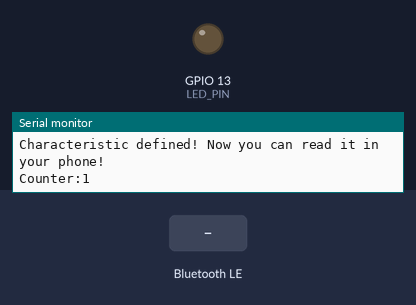
A sketch run on a simulated ESP32. Parts: output pins drawn as LEDs (lit = HIGH), the last lines printed to the serial monitor. Inputs (shaded band) come from the test bench. Nothing arrives over Bluetooth unless stated; a phone connects over Bluetooth LE 3 s after start.

Above: at 1.2 s.
1.3 s: Bluetooth LE write "1" received
At 2.1 s:
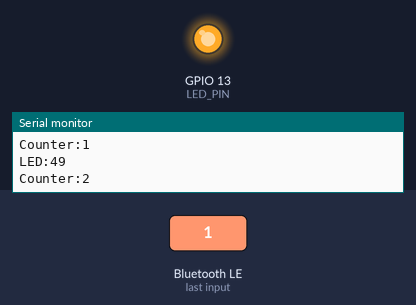
Timing chart, 0 to 4.3 s (numbered marks = the images above; inputs shaded):
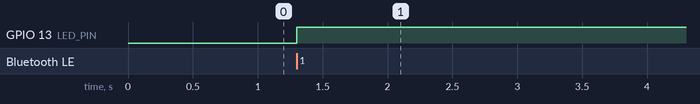

Measured:
- after the input at 1.3 s, GPIO 13 (LED_PIN): LOW → HIGH at once

The sketch:

BLE_server_ESP32.ino
```cpp
/*
    Based on Neil Kolban example for IDF: https://github.com/nkolban/esp32-snippets/blob/master/cpp_utils/tests/BLE%20Tests/SampleServer.cpp
    Ported to Arduino ESP32 by Evandro Copercini
    updates by chegewara
*/

#include <BLEDevice.h>
#include <BLEUtils.h>
#include <BLEServer.h>
#include <BLE2902.h>

// See the following for generating UUIDs:
// https://www.uuidgenerator.net/

#define LIGHT_BASE_UUID                  "6a9d6db8-7dbe-4ae1-a5bc-b4e55a2d73d"
#define LIGHT_SERVICE_UUID               LIGHT_BASE_UUID "0"
#define LED_CHARACTERISTIC_UUID          LIGHT_BASE_UUID "1"
#define COUNTER_CHARACTERISTIC_UUID      LIGHT_BASE_UUID "2"


#define LED_PIN 13

uint16_t counterValue=0;
BLECharacteristic* pCOUNTERCharacteristic = NULL;


class LEDCallbacks: public BLECharacteristicCallbacks {
    void onWrite(BLECharacteristic *pCharacteristic) {
        uint8_t value = *pCharacteristic->getData();
        if (value > 0) {
          digitalWrite(LED_PIN, HIGH);
        }else{
          digitalWrite(LED_PIN, LOW);
          }
        Serial.print("LED:");
        Serial.println(value);
    }
};


void setup() {
  Serial.begin(115200);
  pinMode(LED_PIN, OUTPUT);
  Serial.println("Starting BLE work!");

  BLEDevice::init("ESP32_Cosmin");
  BLEServer *pServer = BLEDevice::createServer();
  BLEService *pService = pServer->createService(LIGHT_SERVICE_UUID);
  BLECharacteristic *pLEDCharacteristic = pService->createCharacteristic(
                                           LED_CHARACTERISTIC_UUID,
                                           BLECharacteristic::PROPERTY_WRITE
                                         );

  pLEDCharacteristic->setCallbacks(new LEDCallbacks());
  uint8_t init_value=1;
  pLEDCharacteristic->setValue(&init_value,1);// value=0 and length=1 NOTE: That 0 is uint8 (8 bits= 1 byte)
//----------------------------
  pCOUNTERCharacteristic = pService->createCharacteristic(
                                         COUNTER_CHARACTERISTIC_UUID,
                                         BLECharacteristic::PROPERTY_READ   |
                                         BLECharacteristic::PROPERTY_NOTIFY
                                       );

  BLE2902 *pBLE2902 = new BLE2902();
  pBLE2902->setNotifications(true);
  pCOUNTERCharacteristic->addDescriptor(pBLE2902);
  pCOUNTERCharacteristic->setValue(counterValue);

  pService->start();

  BLEAdvertising *pAdvertising = BLEDevice::getAdvertising();
  pAdvertising->addServiceUUID(LIGHT_SERVICE_UUID);
  pAdvertising->setScanResponse(true);
  BLEDevice::startAdvertising();
  Serial.println("Characteristic defined! Now you can read it in your phone!");
}

void loop() {
  counterValue++;
  pCOUNTERCharacteristic->setValue(counterValue);
  pCOUNTERCharacteristic->notify();
  Serial.print("Counter:");
  Serial.println(counterValue);
  delay(2000);
}
```
